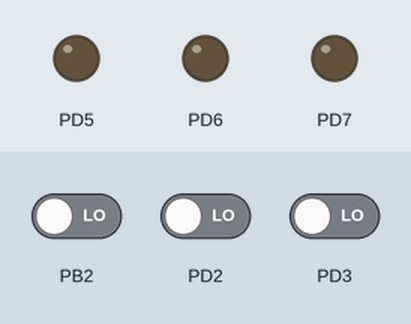
Bench run of a program on a simulated ATmega32, built with avr-gcc and emulated at 1 MHz. On the bench: output pins drawn as LEDs (lit = HIGH). The inputs (shaded band) are chosen by the test bench; at power-on: PB2 LOW, PD2 LOW, PD3 LOW.

Above: at 1.2 s.
1.3 s: PB2 driven HIGH
At 1.8 s:
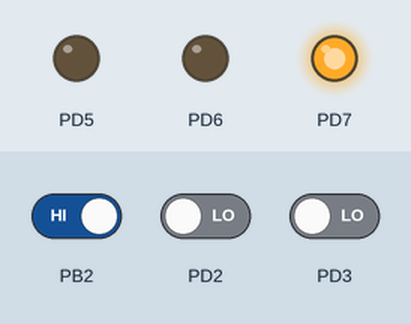
4.3 s: PD2 driven HIGH
At 5.3 s:
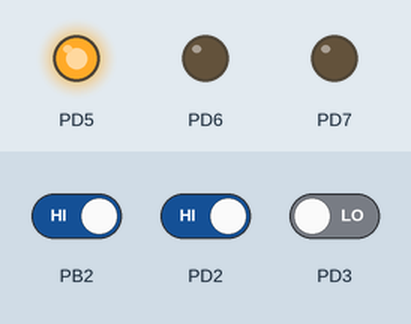
7.3 s: PD3 driven HIGH
At 7.6 s:
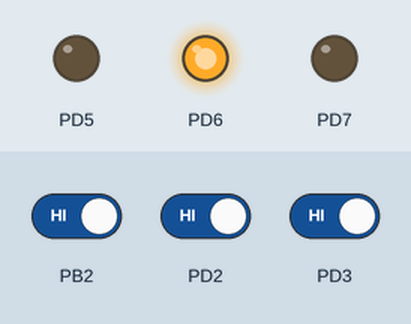
10.0 s: PD2 driven LOW
At 10.8 s:
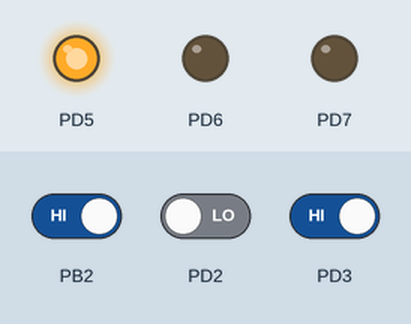
Timing chart, 0 to 13.5 s (numbered marks = the images above; inputs shaded):
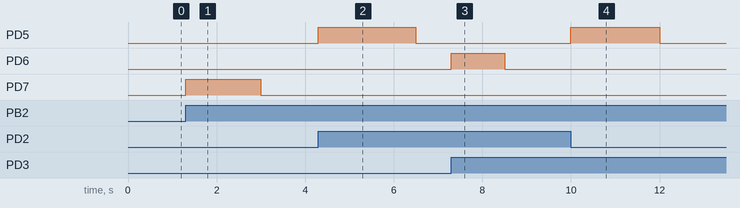

Measured:
- after the input at 1.3 s, PD7: LOW → HIGH at once, → LOW 1.7 s later
- after the input at 4.3 s, PD5: LOW → HIGH at once, → LOW 2.2 s later
- after the input at 7.3 s, PD6: LOW → HIGH at once, → LOW 1.2 s later
- after the input at 10.0 s, PD5: LOW → HIGH at once, → LOW 2.0 s later

The program:

main.c
```c
/*
 * main.c
 *
 *  Created on: Jul 12, 2023
 *      Author: Ahmed
 */

#include <avr/io.h>
#include <avr/interrupt.h>
#include <util/delay.h>


void EXTI0_init(){
	DDRD&=~(1<<2);
	MCUCR|=0b01;
	GICR|=(1<<INT0);

}
void EXTI1_init(){
	DDRD&=~(1<<3);
	MCUCR|=0b1100;
	GICR|=(1<<INT1);


}
void EXTI2_init(){
	DDRB&=~(1<<2);
	MCUCSR|=(1<<ISC2);
	GICR|=(1<<INT2);

}
void main(){
	EXTI0_init();
	EXTI1_init();
	EXTI2_init();
	DDRD|=(1<<PD5)|(1<<PD7)|(1<<PD6);
	SREG|=(1<<7);

	while(1)
	{
		PORTD&=~(1<<5);
		PORTD&=~(1<<6);
		PORTD&=~(1<<7);
		_delay_ms(1000);

	}


}

ISR(INT0_vect){
	PORTD|=(1<<5);
	_delay_ms(1500);

//	GIFR|=(1<<INTF0);
}
ISR(INT1_vect){
	PORTD|=(1<<6);
	_delay_ms(1000);

//	GIFR|=(1<<INTF1);

}
ISR(INT2_vect){
	PORTD|=(1<<7);
	_delay_ms(1000);

//	GIFR|=(1<<INTF2);

}
```
